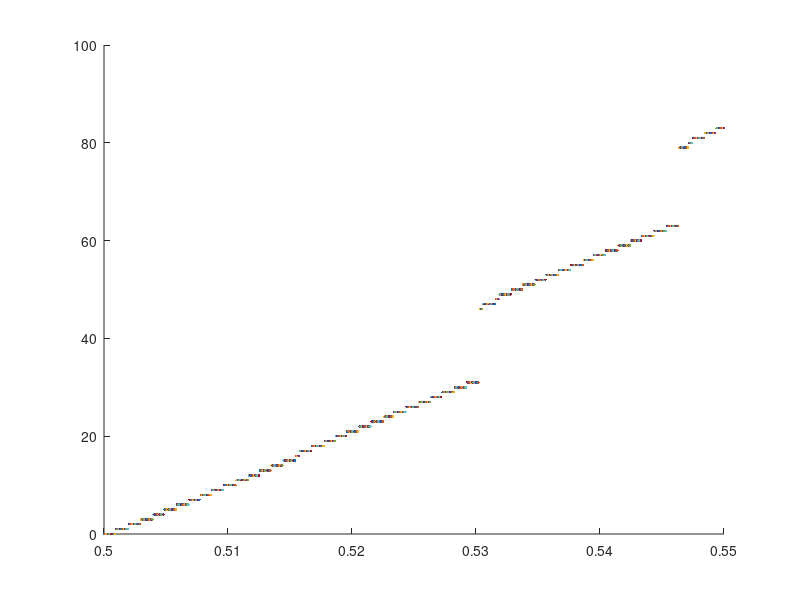

Write the MATLAB code that produced this figure.
%clear all;
%close all;
% normrnd('seed', 3)
clear all;
%vin=0.52204;
vin=0.5234;
vrefp=1.25;
vrefn=0.75;
vcm=1;
v0=1;
C_unit=1; %pF
bit=11;
lsb=5;
msb=bit-lsb;
number_c=2^msb+2^lsb;
figure;
hold on;
for vin = 0.50:1e-4:0.55
    
    cp = [1.0000    2.0000    3.875    7.7500   14.8750   16.2500   32.0000 64.3750  128.3750  256.3750  481.7500];
    cn = cp;
    ctot_p=sum(cp)+1;
    ctot_n = ctot_p;

    %vx(1)=vcm-vin+cp(bit)/ctot_p*vrefn+(ctot_p-cp(bit))/ctot_p*vrefp;
 
    %vy(1)=vcm-v0+cn(bit)/ctot_n*vrefp+(ctot_n-cn(bit))/ctot_n*vrefn;
    vx(1)=vcm-vin+cp(bit)/ctot_p*vrefn+(ctot_p-cp(bit))/ctot_p*vrefp
    vy(1)=vcm-v0+cn(bit)/ctot_n*vrefp+(ctot_n-cn(bit))/ctot_n*vrefn

    for i=1:bit;
        if vx(i)>=vy(i);
            dout(i)=0;
            if i<bit;
                vx(i+1)=vx(i)-cp(bit-i)/ctot_p*vrefp+cp(bit-i)/ctot_p*vrefn;
                vy(i+1)=vy(i)-cn(bit-i)/ctot_n*vrefn+cn(bit-i)/ctot_n*vrefp;
                
            end
        else
            dout(i)=1;
            if i<bit;
                vx(i+1)=vx(i)+(cp(bit-i+1)-cp(bit-i))/ctot_p*vrefp-(cp(bit-i+1)-cp(bit-i))/ctot_p*vrefn;
                vy(i+1)=vy(i)+(cn(bit-i+1)-cn(bit-i))/ctot_n*vrefn-(cn(bit-i+1)-cn(bit-i))/ctot_n*vrefp;
            end
        end
     %    d(k)=d(k)+2^(bit-i)*(1-dout(i));
    end
    d = bi2de(fliplr(dout));
    plot(vin,d);
end
 

  

    

    
